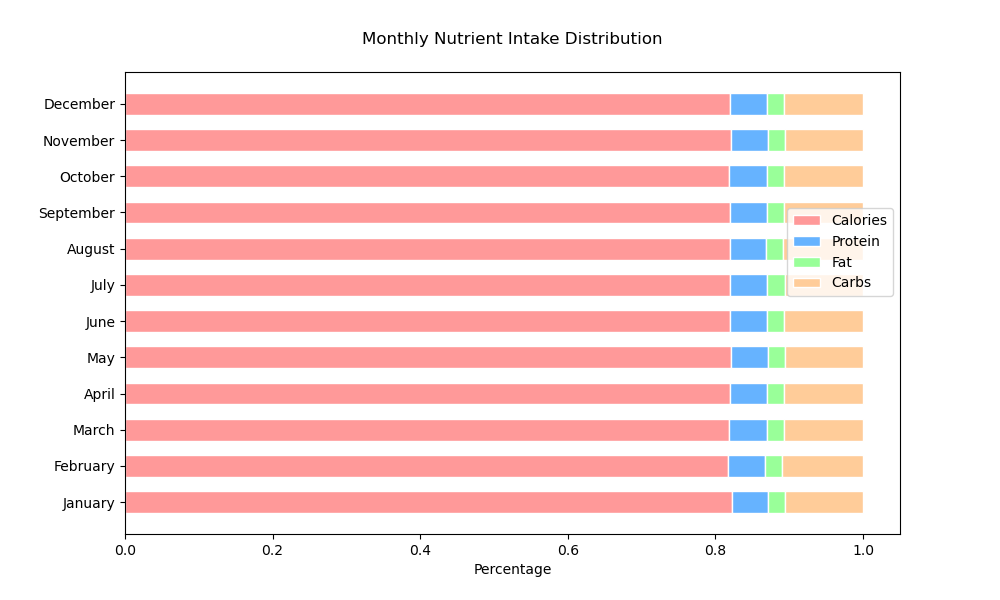

Recreate this plot in Python.

import matplotlib.pyplot as plt
import numpy as np

# Data
months = ['January', 'February', 'March', 'April', 'May', 'June', 'July', 'August', 'September', 'October', 'November', 'December']
calories = np.array([2500, 2300, 2600, 2400, 2550, 2450, 2700, 2500, 2400, 2600, 2550, 2450])
protein = np.array([150, 140, 160, 145, 155, 148, 165, 150, 145, 160, 155, 148])
fat = np.array([70, 65, 75, 68, 72, 70, 80, 72, 68, 75, 72, 70])
carbs = np.array([320, 310, 340, 315, 330, 320, 350, 330, 315, 340, 330, 320])

# Convert to percentages
total = calories + protein + fat + carbs
calories_percentage = calories / total
protein_percentage = protein / total
fat_percentage = fat / total
carbs_percentage = carbs / total

# Plot
fig, ax = plt.subplots(figsize=(10, 6))

width = 0.6
ax.barh(months, calories_percentage, color='#FF9999', edgecolor='white', height=width, label='Calories')
ax.barh(months, protein_percentage, color='#66B3FF', edgecolor='white', height=width, left=calories_percentage, label='Protein')
ax.barh(months, fat_percentage, color='#99FF99', edgecolor='white', height=width, left=calories_percentage + protein_percentage, label='Fat')
ax.barh(months, carbs_percentage, color='#FFCC99', edgecolor='white', height=width, left=calories_percentage + protein_percentage + fat_percentage, label='Carbs')

ax.set_xlabel('Percentage')
ax.set_title('Monthly Nutrient Intake Distribution', pad=20)
ax.legend(loc='lower right', bbox_to_anchor=(1, 0.5))

plt.show()
